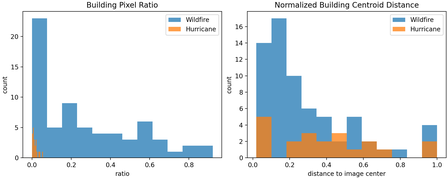
#> input picture paper/figures/building_alignment_comparison.png, 448 x 179 px, shrunk from 2000 x 800 before the run
$ python build_figure1.py
#> lines starting #> are read from the running program, lines starting #| are printed output that depends on the picture
from __future__ import annotations

from pathlib import Path

import matplotlib.pyplot as plt
import matplotlib.image as mpimg
from matplotlib.patches import FancyBboxPatch
import numpy as np


ROOT = Path(__file__).resolve().parent.parent
FIG_DIR = ROOT / "paper" / "figures"
OUT_PNG = FIG_DIR / "figure1_overview.png"
OUT_PDF = FIG_DIR / "figure1_overview.pdf"


def add_panel_label(ax, label: str) -> None:
    ax.text(
        0.01,
        0.99,
        label,
        transform=ax.transAxes,
        ha="left",
        va="top",
        fontsize=14,
        fontweight="bold",
        bbox=dict(boxstyle="round,pad=0.25", facecolor="white", edgecolor="black", linewidth=0.8),
    )


def draw_conflict_protocol(ax) -> None:
    ax.set_axis_off()
    ax.set_xlim(0, 1)
    ax.set_ylim(0, 1)

    street_color = "#D96C3F"
    remote_color = "#4477AA"
    cross_color = "#1B4332"

    def box(x, y, w, h, text, fc, ec="black", text_color="black", size=11, weight="normal"):
        patch = FancyBboxPatch(
            (x, y), w, h,
            boxstyle="round,pad=0.02,rounding_size=0.03",
            linewidth=1.2,
            edgecolor=ec,
            facecolor=fc,
        )
        ax.add_patch(patch)
        ax.text(x + w / 2, y + h / 2, text, ha="center", va="center", fontsize=size, color=text_color, fontweight=weight)

    box(0.07, 0.72, 0.32, 0.14, "Street-only\npredictor", "#F6DDCF", ec=street_color, weight="bold")
    box(0.61, 0.72, 0.32, 0.14, "Remote-only\npredictor", "#DCE8F5", ec=remote_color, weight="bold")
    box(0.35, 0.44, 0.30, 0.15, "|p_street - p_remote|\n> tau = 0.1 ?", "#F3F4F6", weight="bold")
    box(0.05, 0.12, 0.36, 0.14, "Low disagreement:\naverage single-view scores", "#EFEFEF")
    box(0.59, 0.12, 0.36, 0.14, "High disagreement:\ncall crossview fusion", "#DCEFE6", ec=cross_color, weight="bold")

    arrow_kw = dict(arrowstyle="->", lw=1.8, color="black")
    ax.annotate("", xy=(0.46, 0.59), xytext=(0.28, 0.72), arrowprops=arrow_kw)
    ax.annotate("", xy=(0.54, 0.59), xytext=(0.77, 0.72), arrowprops=arrow_kw)
    ax.annotate("", xy=(0.25, 0.26), xytext=(0.42, 0.44), arrowprops=arrow_kw)
    ax.annotate("", xy=(0.77, 0.26), xytext=(0.58, 0.44), arrowprops=arrow_kw)

    ax.text(
        0.5,
        0.94,
        "Conflict-aware framing",
        ha="center",
        va="center",
        fontsize=14,
        fontweight="bold",
    )
    ax.text(
        0.5,
        0.03,
        "Average F1 hides the cases where fusion matters most.",
        ha="center",
        va="bottom",
        fontsize=11,
        style="italic",
    )


def draw_view_switch(ax) -> None:
    street_color = "#D96C3F"
    remote_color = "#4477AA"
    cross_color = "#1B4332"

    datasets = ["Wildfire\nsensitive", "Hurricane\nmoderate+severe"]
    street = np.array([0.6230, 0.7324])
    remote = np.array([0.5237, 0.7742])
    cross = np.array([0.6618, 0.7867])

    x = np.arange(len(datasets))
    w = 0.24
    ax.bar(x - w, street, width=w, label="street_only", color=street_color)
    ax.bar(x, remote, width=w, label="remote_only", color=remote_color)
    ax.bar(x + w, cross, width=w, label="crossview", color=cross_color)

    ax.set_ylim(0.45, 0.85)
    ax.set_xticks(x)
    ax.set_xticklabels(datasets, fontsize=11)
    ax.set_ylabel("Conflict-F1 (tau=0.1)", fontsize=11)
    ax.set_title("View Dominance Switching", fontsize=14, fontweight="bold", pad=10)
    ax.grid(axis="y", alpha=0.25)
    ax.legend(frameon=False, fontsize=10, loc="upper left")

    ax.text(x[0], 0.84, "street > remote", ha="center", va="top", fontsize=11, fontweight="bold", color=street_color)
    ax.text(x[1], 0.84, "remote > street", ha="center", va="top", fontsize=11, fontweight="bold", color=remote_color)

    for xpos, vals in zip(x, zip(street, remote, cross)):
        for dx, val in zip([-w, 0, w], vals):
            ax.text(xpos + dx, val + 0.008, f"{val:.3f}", ha="center", va="bottom", fontsize=9, rotation=90)


def main() -> None:
    FIG_DIR.mkdir(parents=True, exist_ok=True)

    alignment = mpimg.imread(FIG_DIR / "building_alignment_comparison.png")
#> alignment is the input picture: shape (179, 448, 4) float32; mean R, G, B, A 0.874, 0.902, 0.918, 1
    spatial = mpimg.imread(FIG_DIR / "wildfire_spatial_maps.png")
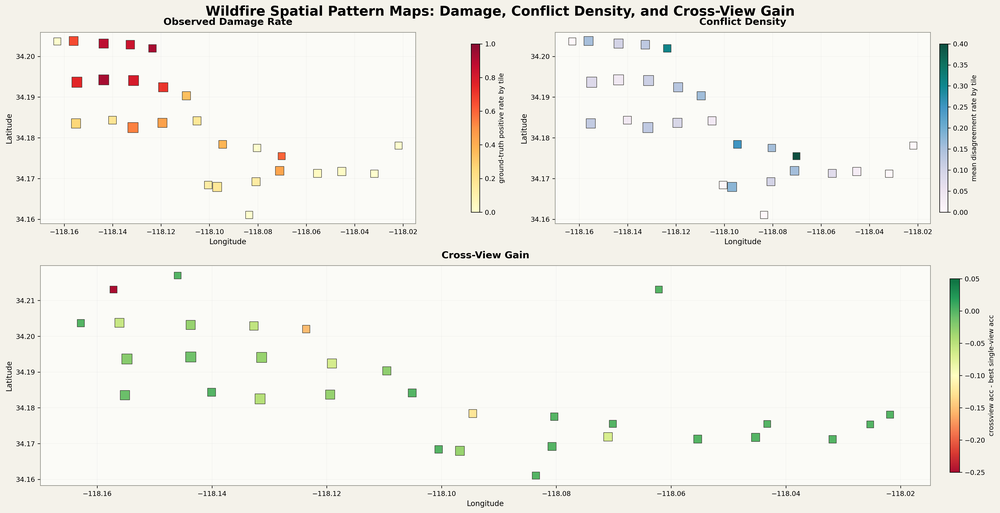
#> input picture paper/figures/wildfire_spatial_maps.png, 1000 x 513 px, shrunk from 4466 x 2290 before the run
#> spatial is the input picture: shape (513, 1000, 4) float32; mean R, G, B, A 0.949, 0.944, 0.927, 1

    plt.rcParams.update(
        {
            "font.family": "DejaVu Sans",
            "axes.titlesize": 14,
            "axes.labelsize": 11,
        }
    )

    fig = plt.figure(figsize=(15.5, 10.5), constrained_layout=True)
    gs = fig.add_gridspec(2, 2, height_ratios=[1.0, 1.1], width_ratios=[1.0, 1.0])

    ax_a = fig.add_subplot(gs[0, 0])
    ax_b = fig.add_subplot(gs[0, 1])
    ax_c = fig.add_subplot(gs[1, 0])
    ax_d = fig.add_subplot(gs[1, 1])

    ax_a.imshow(alignment)
    ax_a.axis("off")
    ax_a.set_title("Spatial Observation Regimes", fontsize=14, fontweight="bold", pad=8)
    ax_a.text(
        0.5,
        -0.06,
        "Wildfire images are building-centric; hurricane images are panoramic and environment-dominant.",
        transform=ax_a.transAxes,
        ha="center",
        va="top",
        fontsize=10.5,
    )
    add_panel_label(ax_a, "(a)")

    draw_conflict_protocol(ax_b)
    add_panel_label(ax_b, "(b)")

    draw_view_switch(ax_c)
    add_panel_label(ax_c, "(c)")

    ax_d.imshow(spatial)
    ax_d.axis("off")
    ax_d.set_title("Spatial Consequence", fontsize=14, fontweight="bold", pad=8)
    ax_d.text(
        0.5,
        -0.06,
        "Wildfire conflict density tracks tile-level damage rate (Spearman r = 0.512, p = 0.0063).",
        transform=ax_d.transAxes,
        ha="center",
        va="top",
        fontsize=10.5,
    )
    add_panel_label(ax_d, "(d)")

    fig.suptitle(
        "Figure 1. Cross-view disaster triage is conflict-aware and regime-aware.",
        fontsize=18,
        fontweight="bold",
        y=1.02,
    )

    fig.savefig(OUT_PNG, dpi=220, bbox_inches="tight")
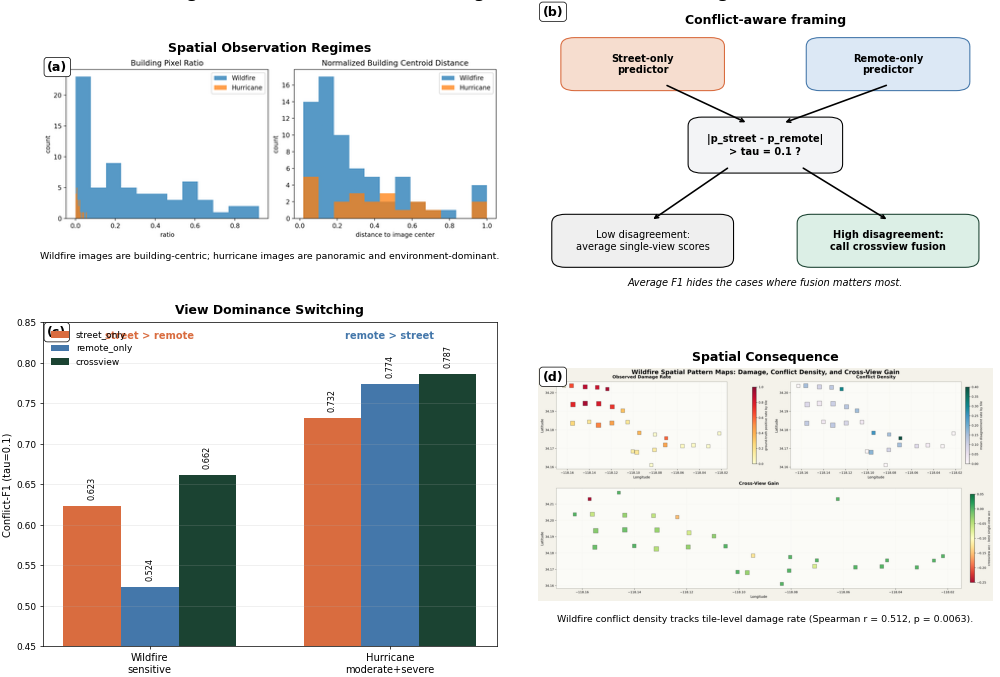
#> figure drawn by matplotlib, 4 panels
    fig.savefig(OUT_PDF, bbox_inches="tight")
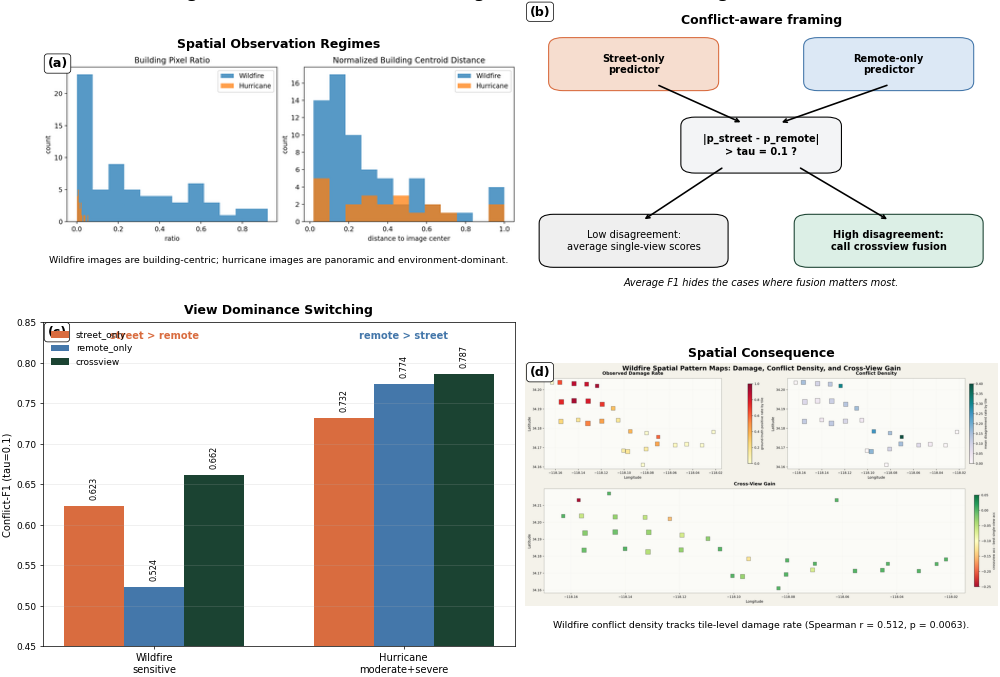
#> figure drawn by matplotlib, 4 panels
    plt.close(fig)
    print(f"Saved {OUT_PNG}")
    print(f"Saved {OUT_PDF}")


if __name__ == "__main__":
    main()
